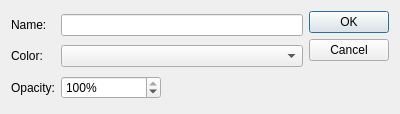
<?xml version="1.0" encoding="UTF-8"?>
<ui version="4.0">
 <class>Dialog</class>
 <widget class="QDialog" name="Dialog">
  <property name="geometry">
   <rect>
    <x>0</x>
    <y>0</y>
    <width>400</width>
    <height>114</height>
   </rect>
  </property>
  <property name="windowTitle">
   <string>Dialog</string>
  </property>
  <layout class="QGridLayout" name="gridLayout_2">
   <item row="0" column="0">
    <layout class="QGridLayout" name="gridLayout">
     <item row="1" column="1">
      <widget class="QComboBox" name="comboBox"/>
     </item>
     <item row="2" column="1">
      <widget class="QSpinBox" name="spinBox">
       <property name="maximumSize">
        <size>
         <width>100</width>
         <height>16777215</height>
        </size>
       </property>
       <property name="suffix">
        <string>%</string>
       </property>
       <property name="maximum">
        <number>100</number>
       </property>
       <property name="value">
        <number>100</number>
       </property>
      </widget>
     </item>
     <item row="0" column="1">
      <widget class="QLineEdit" name="lineEdit"/>
     </item>
     <item row="2" column="0">
      <widget class="QLabel" name="label_3">
       <property name="text">
        <string>Opacity:</string>
       </property>
      </widget>
     </item>
     <item row="1" column="0">
      <widget class="QLabel" name="label_2">
       <property name="text">
        <string>Color:</string>
       </property>
      </widget>
     </item>
     <item row="0" column="0">
      <widget class="QLabel" name="label">
       <property name="text">
        <string>Name:</string>
       </property>
      </widget>
     </item>
    </layout>
   </item>
   <item row="0" column="1">
    <widget class="QDialogButtonBox" name="buttonBox">
     <property name="orientation">
      <enum>Qt::Vertical</enum>
     </property>
     <property name="standardButtons">
      <set>QDialogButtonBox::Cancel|QDialogButtonBox::Ok</set>
     </property>
    </widget>
   </item>
  </layout>
 </widget>
 <resources/>
 <connections>
  <connection>
   <sender>buttonBox</sender>
   <signal>accepted()</signal>
   <receiver>Dialog</receiver>
   <slot>accept()</slot>
   <hints>
    <hint type="sourcelabel">
     <x>248</x>
     <y>254</y>
    </hint>
    <hint type="destinationlabel">
     <x>157</x>
     <y>274</y>
    </hint>
   </hints>
  </connection>
  <connection>
   <sender>buttonBox</sender>
   <signal>rejected()</signal>
   <receiver>Dialog</receiver>
   <slot>reject()</slot>
   <hints>
    <hint type="sourcelabel">
     <x>316</x>
     <y>260</y>
    </hint>
    <hint type="destinationlabel">
     <x>286</x>
     <y>274</y>
    </hint>
   </hints>
  </connection>
 </connections>
</ui>
